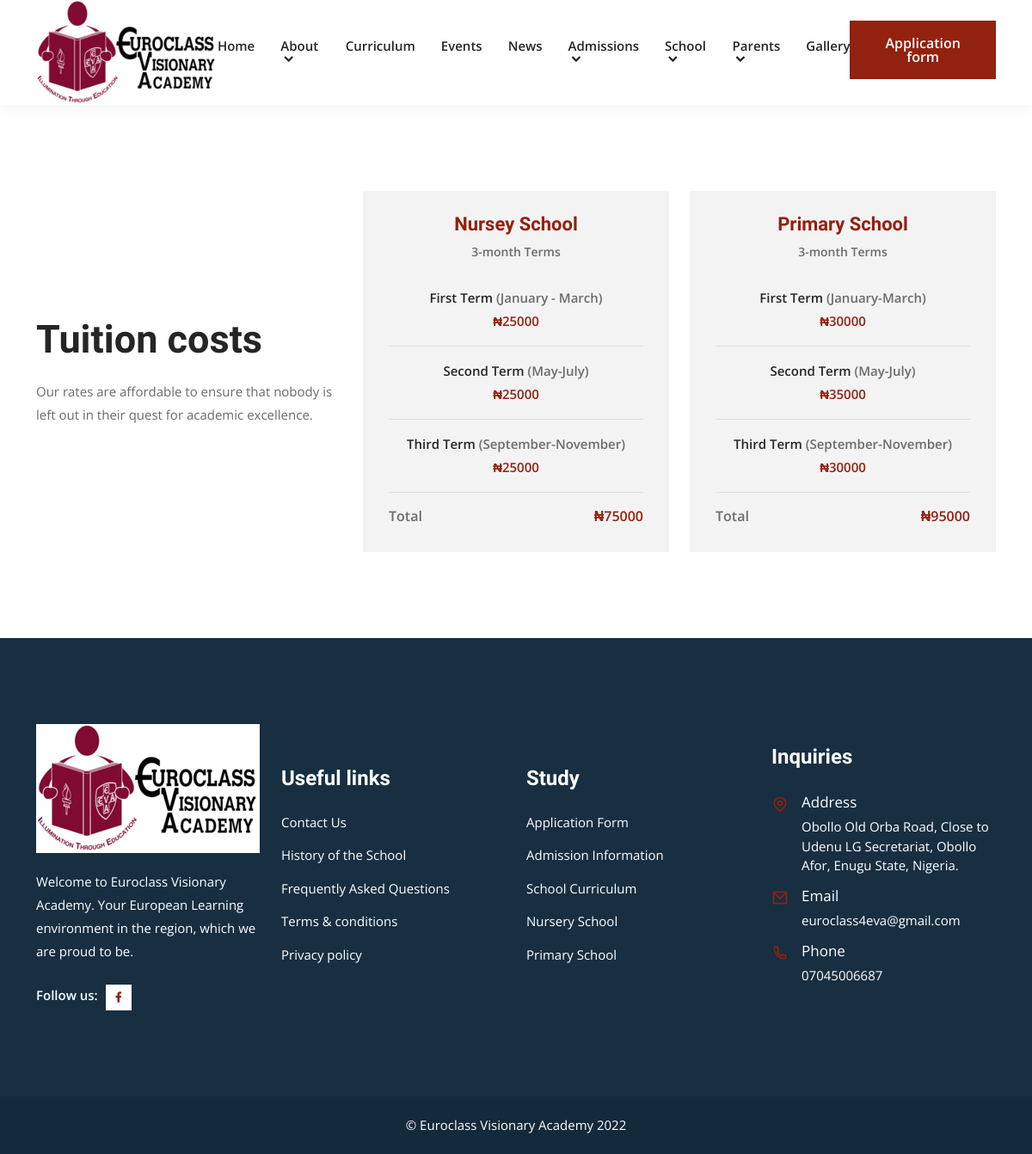
The page /tuitions/ on the database its author committed.
### core/models.py (models this page shows, shortened)
class SchoolContactInfo(models.Model):
    short_information = models.CharField(max_length=150)
    address = models.CharField(max_length=200)
    email = models.EmailField()
    phone_number = models.CharField(max_length=15)
    logo = models.ImageField(upload_to='logo')
    facebook_url = models.URLField(blank=True)
    instagram_url = models.URLField(blank=True)
    twitter_url = models.URLField(blank=True)
    linkedin_url = models.URLField(blank=True)
    class Meta:
        verbose_name = 'School Contact Information'
        verbose_name_plural = 'School Contact Information'

class Tuition(models.Model):
    NURSERY_SCHOOL = 'NS'
    PRIMARY_SCHOOL = 'PS'
    SCHOOL_TYPE_CHOICES = (
        (NURSERY_SCHOOL, 'Nursery School'),
        (PRIMARY_SCHOOL, 'Primary School'))
    tuition_info = models.CharField(
        max_length=50, help_text='3-month Terms')
    first_term_period = models.CharField(
        max_length=100, help_text='Eg. January-March')
    first_term_price = models.IntegerField()
    second_term_period = models.CharField(
        max_length=100, help_text='Eg. May-July')
    second_term_price = models.IntegerField()
    third_term_period = models.CharField(
        max_length=100, help_text='Eg. September-November')
    third_term_price = models.IntegerField()
    @property
    def term_total(self):
        return self.first_term_price + self.second_term_price + self.third_term_price

### core/views.py (the view)
# urls.py: path('tuitions/', views.tuitions, name='tuitions'),
def tuitions(request):
    tuitions = Tuition.objects.all()[:2]
    context = {'tuitions': tuitions}
    return render(request, 'tuition.html', context)

### core/context_processors.py (called while the page is built)
def euroclass(request):
    return {
        'about': About.objects.first(),
        'latest_news': News.objects.all()[:3],
        'info': SchoolContactInfo.objects.first(),
    }

### templates/tuition.html (shortened to what this page needs)
{% extends "base.html" %}
{% block content %}
<section class="costing-area pt-100 pb-70">
    <div class="container">
        <div class="row justify-content-center align-items-center">
            <div class="col-lg-4 col-md-6">
                <div class="costing-content">
                    <h2>Tuition costs</h2>
                    <p>Our rates are affordable to ensure that nobody is left out in their quest for academic excellence.</p>
                </div>
            </div>
            {% for tuition in tuitions %}
            <div class="col-lg-4 col-md-6">
                <div class="single-costing-card">
                    <h3>{{ tuition.tuition_info }}</h3>
                    <span class="subtitle">3-month Terms</span>
                    <p>First Term <span>({{ tuition.first_term_period }})</span> <span class="price"> <br> &#8358;{{ tuition.first_term_price }}</span> </p>
                    <p>Second Term <span> ({{ tuition.second_term_period }})</span> <span class="price"> <br> &#8358;{{ tuition.second_term_price }}</span> </p>
                    <p>Third Term <span>({{ tuition.third_term_period }})</span> <span class="price"> <br> &#8358;{{ tuition.third_term_price }}</span> </p>
                    <ul>
                        <li>
                            Total
                        </li>
                        <li class="price">
                            &#8358;{{ tuition.term_total }}
                        </li>
                    </ul>
                </div>
            </div>
            {% endfor %}
        </div>
    </div>
</section>
{% endblock %}

### templates/base.html (shortened to what this page needs)
<!doctype html>
<html lang="en">
{% load static %}
<head>
    <link rel="stylesheet" href="{% static 'css/bootstrap.min.css' %}">
    <link rel="stylesheet" href="{% static 'css/owl.theme.default.min.css' %}">
    <link rel="stylesheet" href="{% static 'css/owl.carousel.min.css' %}">
    <link href="https://cdn.jsdelivr.net/npm/remixicon@2.2.0/fonts/remixicon.css" rel="stylesheet">
    <link rel="stylesheet" href="{% static 'css/meanmenu.min.css' %}">
    <link rel="stylesheet" href="{% static 'css/animate.min.css' %}">
    <link rel="stylesheet" href="{% static 'css/odometer.min.css' %}">
    <link rel="stylesheet" href="{% static 'css/magnific-popup.min.css' %}">
    <link rel="stylesheet" href="{% static 'css/date-picker.min.css' %}">
    <link rel="stylesheet" href="{% static 'css/app.css' %}?v=1.1">
    <link rel="stylesheet" href="{% static 'css/style.css' %}">
    <link rel="stylesheet" href="{% static 'css/responsive.css' %}">
</head>
<body>
    {% include '_navbar.html' %}
    {% block content %}{% endblock %}
    <footer class="footer-area black-bg-color">
        <div class="container">
            <div class="row align-items-center justify-content-center">
                <div class="col-lg-3 col-sm-6">
                    <div class="single-footer-widget bg-f9f5f1">
                        <a href="index.html" class="logo">
                                <img src="{% if info.logo %}{{ info.logo.url }}{% else %}https://via.placeholder.com/157x48{% endif %}" alt="Image">
                            </a>
                        <p>{{ info.short_information }}</p>
                        <ul class="social-icon">
                            <li>
                                <span>Follow us:</span>
                            </li>
                            <li>
                                <a href="{{ info.facebook_url }}" target="_blank">
                                        <i class="ri-facebook-fill"></i>
                                    </a>
                            </li>
                        </ul>
                    </div>
                </div>
                <div class="col-lg-3 col-sm-6">
                    <div class="single-footer-widget">
                        <h3>Useful links</h3>
                        <ul class="import-link">
                            <li>
                                <a href="{% url 'contact' %}">Contact Us</a>
                            </li>
                            <li>
                                <a href="{% url 'history' %}">History of the School</a>
                            </li>
                            <li>
                                <a href="{% url 'faq' %}">Frequently Asked Questions</a>
                            </li>
                            <li>
                                <a href="/terms/">Terms & conditions</a>
                            </li>
                            <li>
                                <a href="/privacy/">Privacy policy</a>
                            </li>
                        </ul>
                    </div>
                </div>
                <div class="col-lg-3 col-sm-6">
                    <div class="single-footer-widget">
                        <h3>Study</h3>
                        <ul class="import-link">
                            <li>
                                <a href="{% url 'application' %}">Application Form</a>
                            </li>
                            <li>
                                <a href="{% url 'admission' %}">Admission Information</a>
                            </li>
                            <li>
                                <a href="{% url 'curriculum' %}">School Curriculum</a>
                            </li>
                            <li>
                                <a href="/nursery/">Nursery School</a>
                            </li>
                            <li>
                                <a href="/primary/">Primary School</a>
                            </li>
                        </ul>
                    </div>
                </div>
                <div class="col-lg-3 col-sm-6">
                    <div class="single-footer-widget">
                        <h3>Inquiries</h3>
                        <ul class="address">
                            <li class="location">
                                <i class="ri-map-pin-line"></i>
                                <span>Address</span> {{ info.address }}
                            </li>
                            <li>
                                <i class="ri-mail-line"></i>
                                <span>Email</span>
                                <a href="mailto:{{ info.email }}">{{ info.email }}</a>
                            </li>
                            <li>
                                <i class="ri-phone-line"></i>
                                <span>Phone</span>
                                <a href="tel:{{ info.phone_number }}">{{ info.phone_number }}</a>
                            </li>
                        </ul>
                    </div>
                </div>
            </div>
        </div>
    </footer>
    <div class="copy-right-area">
        <div class="container">
            <p>
                &copy; Euroclass Visionary Academy {% now "Y" %}
            </p>
        </div>
    </div>
</body>
</html>

### templates/_navbar.html (shortened to what this page needs)
<header class="header-area">
    <div class="navbar-area">
        <div class="desktop-nav">
            <div class="container">
                <nav class="navbar navbar-expand-md navbar-light">
                    <a class="navbar-brand" href="{% url 'home' %}">
                            <img src="{% if info.logo %}{{ info.logo.url }}{% else %}https://via.placeholder.com/157x48{% endif %}" alt="logo">
                        </a>
                    <div class="collapse navbar-collapse mean-menu" id="navbarSupportedContent">
                        <ul class="navbar-nav m-auto">
                            <li class="nav-item">
                                <a href="{% url 'home' %}" class="nav-link">Home</a>
                            </li>
                            <li class="nav-item">
                                <a href="#" class="nav-link">
                                    About <i class="ri-arrow-down-s-line"></i>
                                </a>
                            </li>
                            <li class="nav-item">
                                <a href="{% url 'curriculum' %}" class="nav-link">Curriculum</a>
                            </li>
                            <li class="nav-item">
                                <a href="{% url 'events' %}" class="nav-link">Events</a>
                            </li>
                            <li class="nav-item">
                                <a href="{% url 'news' %}" class="nav-link">News</a>
                            </li>
                            <li class="nav-item">
                                <a href="#" class="nav-link">
                                    Admissions <i class="ri-arrow-down-s-line"></i>
                                </a>
                            </li>
                            <li class="nav-item">
                                <a href="#" class="nav-link">
                                    School <i class="ri-arrow-down-s-line"></i>
                                </a>
                            </li>
                            <li class="nav-item">
                                <a href="#" class="nav-link">
                                    Parents <i class="ri-arrow-down-s-line"></i>
                                </a>
                            </li>
                            <li class="nav-item">
                                <a href="{% url 'gallery' %}" class="nav-link">Gallery</a>
                            </li>
                        </ul>
                        <div class="others-options">
                            <ul>
                                <li>
                                    <a href="{% url 'application' %}" class="default-btn">Application form</a>
                                </li>
                            </ul>
                        </div>
                    </div>
                </nav>
            </div>
        </div>
    </div>
</header>

### static/css/style.css (style rules this page uses)
.costing-content { margin-bottom: 30px; }
.costing-content h2 { font-size: 45px; margin-bottom: 20px; }
.costing-content p { margin-bottom: 20px; }
.single-costing-card { background-color: #f3f3f4; padding: 30px; text-align: center; -webkit-transition: var(--transition); transition: var(--transition); margin-bottom: 30px; }
.single-costing-card h3 { font-size: 25px; color: var(--main-color); margin-top: -4px; }
.single-costing-card .subtitle { display: block; margin-bottom: 30px; font-size: 14px; font-weight: 600; }
.single-costing-card p { border-bottom: 1px solid #dddfe2; padding-bottom: 15px; margin-bottom: 15px; font-weight: 600; color: var(--heading-color); font-size: 15px; }
.single-costing-card p span { color: var(--body-color); }
.single-costing-card p .price { color: var(--main-color); }
.single-costing-card ul { padding: 0; margin: 0; list-style: none; text-align: left; }
.single-costing-card ul li { display: inline-block; font-weight: 600; font-size: 16px; }
.single-costing-card ul .price { color: var(--main-color); float: right; }

### rows shown on the page
SchoolContactInfo: logo (picture), short_information "Welcome to Euroclass Visionary Academy. Your European Learning environment in the region, which we are proud to be.", address "Obollo Old Orba Road, Close to Udenu LG Secretariat, Obollo Afor, Enugu State, Nigeria.", email "euroclass4eva@gmail.com", phone_number "07045006687"
Tuition: tuition_info "Nursey School", first_term_period "January - March", first_term_price "25000", second_term_period "May-July", second_term_price "25000", third_term_period "September-November", third_term_price "25000", term_total "75000"
Tuition: tuition_info "Primary School", first_term_period "January-March", first_term_price "30000", second_term_period "May-July", second_term_price "35000", third_term_period "September-November", third_term_price "30000", term_total "95000"
